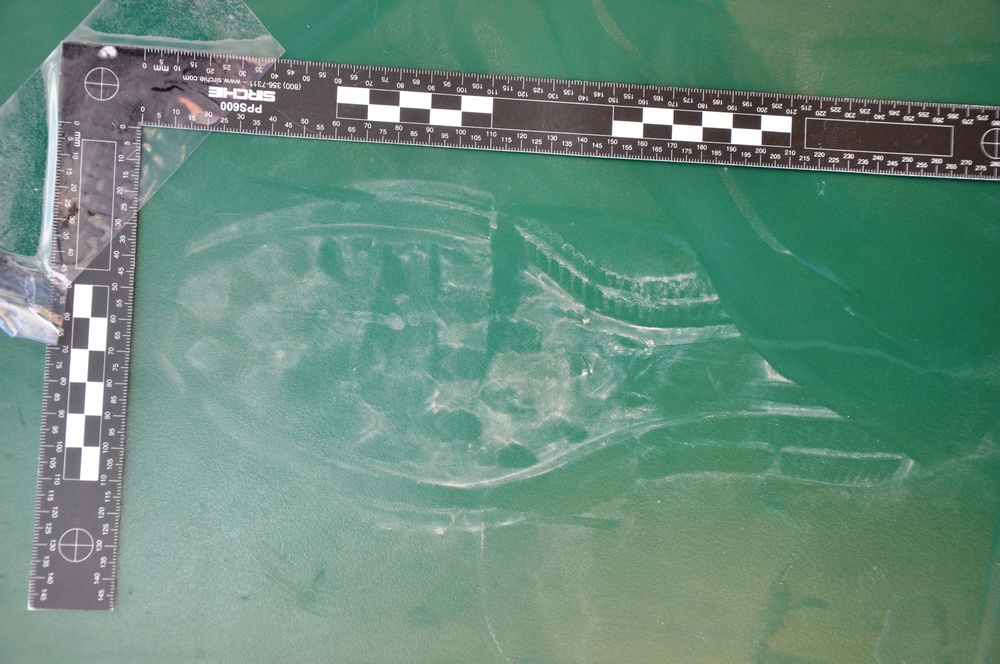
#> input picture finalProject/q1_images/2.JPG, 1000 x 664 px, shrunk from 4288 x 2848 before the run
$ python projectIM2020_q1.py
#> lines starting #> are read from the running program, lines starting #| are printed output that depends on the picture; after the words box and inside, x2 and y2 are one past the last pixel; in counts of white or black regions, pixels touching at a corner belong together
import cv2
import numpy as np
import matplotlib.pyplot as plt


def read_image(img_name):
#> called with img_name = 'q1_images/2.JPG'
    image = cv2.imread(img_name, cv2.COLOR_BGR2GRAY)
#> image is the input picture: shape (664, 1000, 3); mean B, G, R 124, 139.5, 103.1
    if image is None:
        print("faild to read the image")
        exit
    return image


def corner_identify(img):
    img_cpy = img.copy()
    gray = cv2.cvtColor(img_cpy, cv2.COLOR_BGR2GRAY)
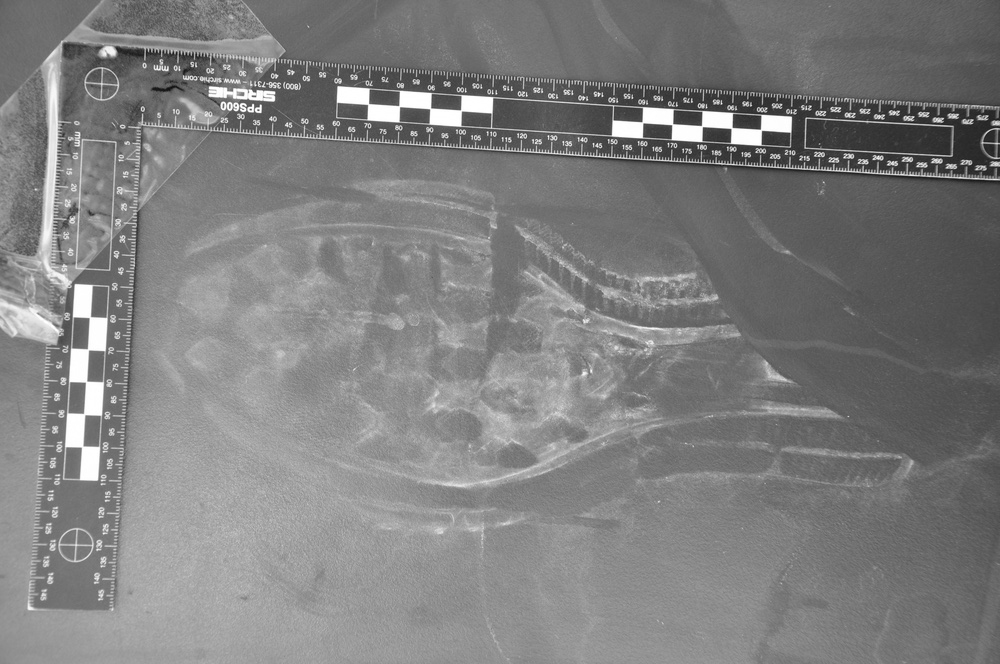
#> gray: shape (664, 1000); min 15, max 255, mean 126.8
    gray = np.float32(gray)
    dst = cv2.cornerHarris(gray, 4, 3, 0.04)
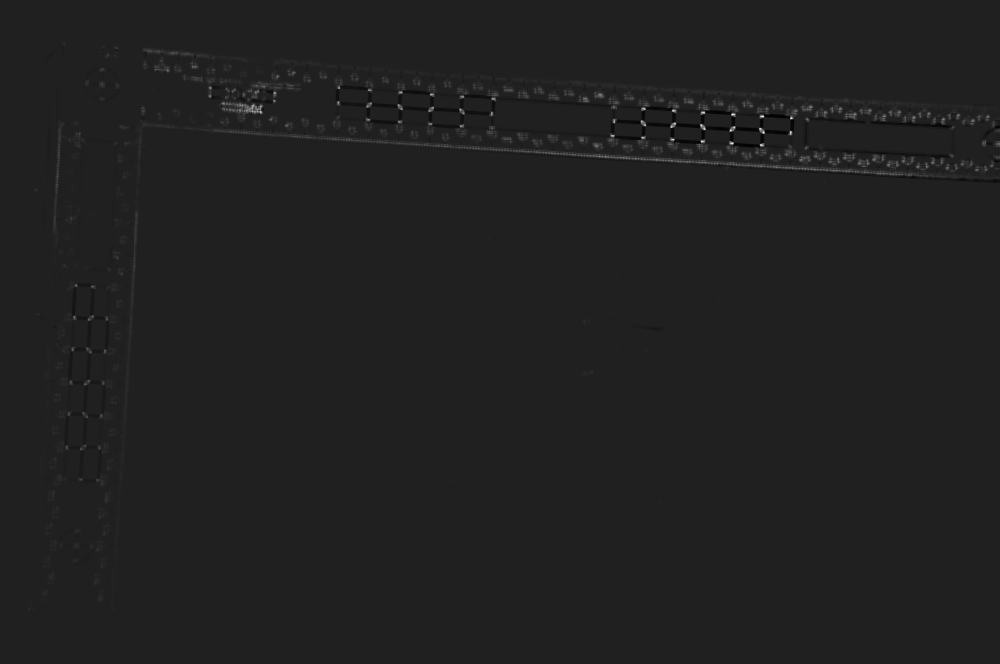
#> dst: shape (664, 1000) float32; min -9709615, max 67217264, mean 161076; drawn with min black and max white
    dst = cv2.dilate(dst, None)
    img_cpy[dst > 0.01 * dst.max()] = [255, 0, 0]
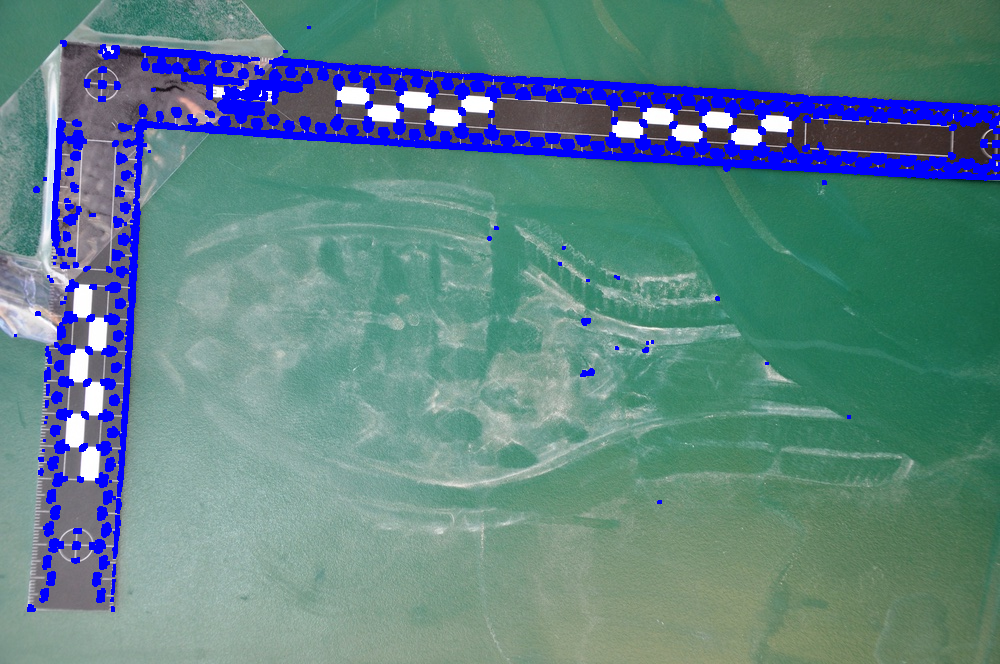
#> img_cpy: shape (664, 1000, 3); 7.14% of pixels changed, all inside (x1, y1, x2, y2) = (14, 26, 1000, 612)
    return img_cpy


def draw_images(src, corners, just_sole):
    plt.subplot(133), plt.imshow(src, cmap='gray'), plt.title('Rect Image')
    plt.xticks([]), plt.yticks([])
    plt.subplot(132), plt.imshow(corners, cmap='gray'), plt.title('Harris corner')
    plt.xticks([]), plt.yticks([])
    plt.subplot(131), plt.imshow(just_sole, cmap='gray'), plt.title('Just sole')
    plt.xticks([]), plt.yticks([])
    plt.show()


if __name__ == '__main__':
    img1 = read_image('q1_images/2.JPG')
    img2 = read_image('q1_images/3.JPG')
    img3 = read_image('q1_images/25.JPG')
    ####################### A #########################
    img1_corners = corner_identify(img1)
#> (the run stopped early here; a loop or call above may not have finished)
